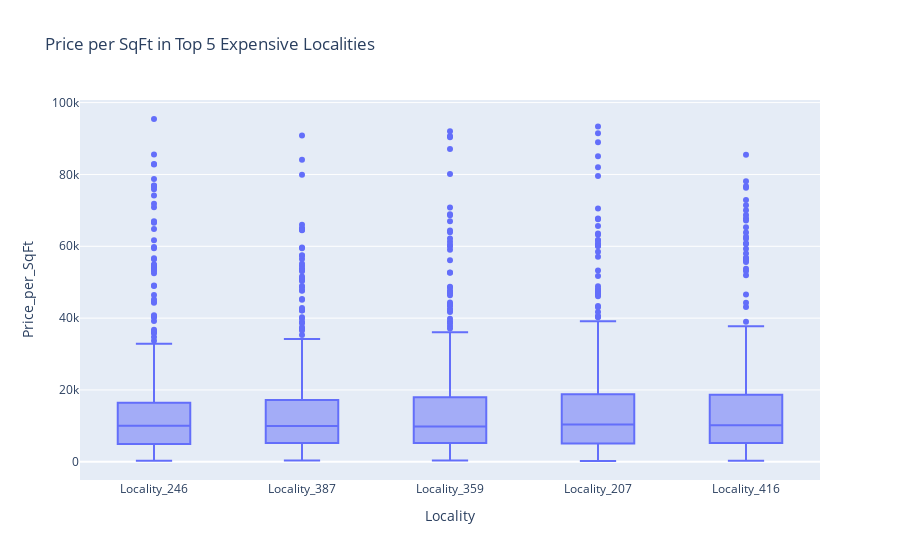

Notebook code cell kept with this figure:
### Code cell
# Top expensive localities

df_engineered['Locality_Clean'] = df_engineered['Locality'].str.extract(r'Locality_(\d+)').astype(int)
top_localities = df_engineered.groupby('Locality')['Price_per_SqFt'].mean().nlargest(5).index
locality_trends = df_engineered[df_engineered['Locality'].isin(top_localities)]
fig = px.box(locality_trends, x='Locality', y='Price_per_SqFt', 
             title='Price per SqFt in Top 5 Expensive Localities')
fig.show()

### Figure 1 — Plotly figure (JSON) as saved in the notebook; plotly's stock layout.template omitted (floating-point values rounded to 4 significant figures; data arrays with more than 128 entries replaced by an {"elided": "..."} marker saying what was removed)
{"data": [{"alignmentgroup": "True", "hovertemplate": "Locality=%{x}<br>Price_per_SqFt=%{y}<extra></extra>", "legendgroup": "", "marker": {"color": "#636efa"}, "name": "", "notched": false, "offsetgroup": "", "orientation": "v", "showlegend": false, "type": "box", "x": {"elided": "2449 str values"}, "x0": " ", "xaxis": "x", "y": {"elided": "2449 float values"}, "y0": " ", "yaxis": "y"}], "layout": {"boxmode": "group", "legend": {"tracegroupgap": 0}, "title": {"text": "Price per SqFt in Top 5 Expensive Localities"}, "xaxis": {"anchor": "y", "domain": [0, 1], "title": {"text": "Locality"}}, "yaxis": {"anchor": "x", "domain": [0, 1], "title": {"text": "Price_per_SqFt"}}}}
